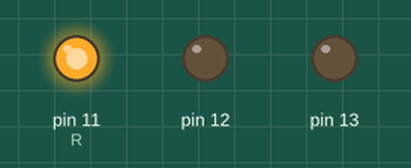
Simulated run of this program. Board: Raspberry Pi (header pin numbers). On the bench: output pins drawn as LEDs (lit = HIGH).

Above: at 0.5 s.
At 1.5 s:
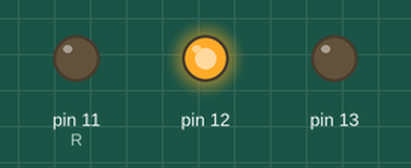
At 2.5 s:
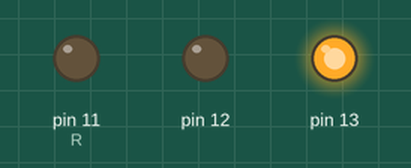
At 3.5 s:
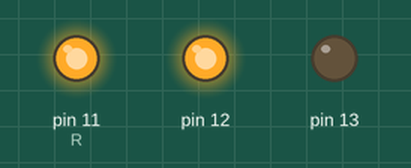
At 4.5 s:
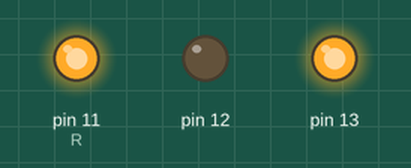
At 5.5 s:
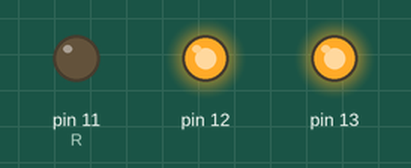
Timing chart, 0 to 7.8 s (numbered marks = the images above):
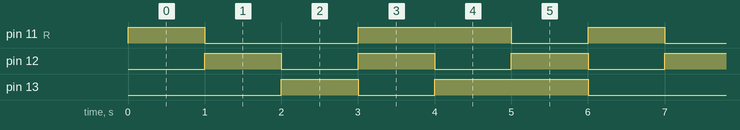

The program:

01_rgb_led.py
```python
#!/usr/bin/env python   #告诉Linux本文件是一个Python程序
import RPi.GPIO as GPIO    #导入控制GPIO的模块，RPi.GPIO
import time     #导入时间模块，提供延时、时钟和其它时间函数

colors = [0xFF0000, 0x00FF00, 0x0000FF, 0xFFFF00, 0xFF00FF, 0x00FFFF] #颜色列表
R = 11        #定义物理针脚号
G = 12
B = 13

def setup(Rpin, Gpin, Bpin):
    global pins   #在函数内部声明被其修饰的变量是全局变量
    global p_R, p_G, p_B
    pins = {'pin_R': Rpin, 'pin_G': Gpin, 'pin_B': Bpin}
    GPIO.setmode(GPIO.BOARD)      #设置引脚编号模式为板载模式，即树莓派上的物理位置编号
    for i in pins:
        GPIO.setup(pins[i], GPIO.OUT)    # 设置针脚模式为输出（或者输入GPIO.IN）
        GPIO.output(pins[i], GPIO.LOW) # Set pins to low(0 V) to off led

    p_R = GPIO.PWM(pins['pin_R'], 2000)  # set Frequece to 2KHz
    p_G = GPIO.PWM(pins['pin_G'], 1999)
    p_B = GPIO.PWM(pins['pin_B'], 5000)

    p_R.start(0)      # Initial duty Cycle = 0(leds off)
    p_G.start(0)
    p_B.start(0)

def map(x, in_min, in_max, out_min, out_max): #将颜色的刺激量转换为占空比对应的值。
    return (x - in_min) * (out_max - out_min) / (in_max - in_min) + out_min

def off():
    for i in pins:
        GPIO.output(pins[i], GPIO.LOW)    # Turn off all leds

def setColor(col):   # For example : col = 0x112233
    R_val = (col & 0xff0000) >> 16   #先“与”运算只保留自己颜色所在位的值有效
    G_val = (col & 0x00ff00) >> 8    #再“右移”运算将自己颜色所在位的值提取出来
    B_val = (col & 0x0000ff) >> 0

    R_val = map(R_val, 0, 255, 0, 100)  #将颜色的刺激量转换为占空比对应的值
    G_val = map(G_val, 0, 255, 0, 100)
    B_val = map(B_val, 0, 255, 0, 100)

    p_R.ChangeDutyCycle(R_val)     # 更改占空比，调整该颜色的亮度
    p_G.ChangeDutyCycle(G_val)
    p_B.ChangeDutyCycle(B_val)

def loop():
    while True:
        for col in colors:
            setColor(col)
            time.sleep(1)

def destroy():
    p_R.stop()      #Turn off PWM
    p_G.stop()
    p_B.stop()
    off()              # Turn off all leds
    GPIO.cleanup()     #重置GPIO状态

if __name__ == "__main__":
    try:                       #用try-except代码块来处理可能引发的异常
        setup(R, G, B)      #调用初始化设置LED灯的函数
        loop()                     #调用循环函数
    except KeyboardInterrupt:      #如果遇用户中断（control+C），则执行destroy()函数
        destroy()             #调用清除LED状态的函数
```

Measured:
- by itself, pin 11 (R): repeats every 6.0 s: LOW 2.0 s, HIGH 2.0 s, LOW 1.0 s, HIGH 1.0 s
- by itself, pin 12: alternates HIGH for 1.0 s and LOW for 1.0 s
- by itself, pin 13: repeats every 6.0 s: LOW 1.0 s, HIGH 2.0 s, LOW 2.0 s, HIGH 1.0 s
